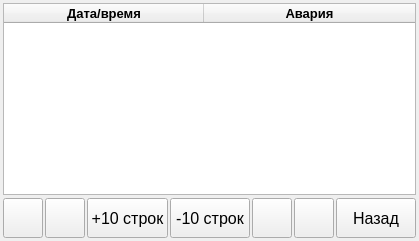
      <widget class="QWidget" name="pageAlarm">
       <property name="cursor">
        <cursorShape>BlankCursor</cursorShape>
       </property>
       <layout class="QVBoxLayout" name="verticalLayout_8">
        <property name="spacing">
         <number>3</number>
        </property>
        <property name="leftMargin">
         <number>3</number>
        </property>
        <property name="topMargin">
         <number>3</number>
        </property>
        <property name="rightMargin">
         <number>3</number>
        </property>
        <property name="bottomMargin">
         <number>3</number>
        </property>
        <item>
         <widget class="QTableWidget" name="twAlarm">
          <property name="font">
           <font>
            <pointsize>10</pointsize>
            <weight>75</weight>
            <bold>true</bold>
           </font>
          </property>
          <property name="cursor" stdset="0">
           <cursorShape>BlankCursor</cursorShape>
          </property>
          <property name="editTriggers">
           <set>QAbstractItemView::NoEditTriggers</set>
          </property>
          <property name="showDropIndicator" stdset="0">
           <bool>false</bool>
          </property>
          <property name="dragDropOverwriteMode">
           <bool>false</bool>
          </property>
          <property name="columnCount">
           <number>2</number>
          </property>
          <attribute name="horizontalHeaderDefaultSectionSize">
           <number>200</number>
          </attribute>
          <attribute name="horizontalHeaderStretchLastSection">
           <bool>true</bool>
          </attribute>
          <attribute name="verticalHeaderStretchLastSection">
           <bool>false</bool>
          </attribute>
          <column>
           <property name="text">
            <string>Дата/время</string>
           </property>
          </column>
          <column>
           <property name="text">
            <string>Авария</string>
           </property>
          </column>
         </widget>
        </item>
        <item>
         <layout class="QHBoxLayout" name="horizontalLayout_4">
          <property name="spacing">
           <number>2</number>
          </property>
          <item>
           <widget class="QPushButton" name="pbAlarmUp">
            <property name="sizePolicy">
             <sizepolicy hsizetype="Minimum" vsizetype="Fixed">
              <horstretch>0</horstretch>
              <verstretch>0</verstretch>
             </sizepolicy>
            </property>
            <property name="minimumSize">
             <size>
              <width>0</width>
              <height>40</height>
             </size>
            </property>
            <property name="cursor">
             <cursorShape>BlankCursor</cursorShape>
            </property>
            <property name="text">
             <string/>
            </property>
            <property name="icon">
             <iconset resource="resource.qrc">
              <normaloff>:/Images/arrow-up.png</normaloff>:/Images/arrow-up.png</iconset>
            </property>
            <property name="iconSize">
             <size>
              <width>36</width>
              <height>36</height>
             </size>
            </property>
           </widget>
          </item>
          <item>
           <widget class="QPushButton" name="pbAlarmDown">
            <property name="minimumSize">
             <size>
              <width>0</width>
              <height>40</height>
             </size>
            </property>
            <property name="cursor">
             <cursorShape>BlankCursor</cursorShape>
            </property>
            <property name="text">
             <string/>
            </property>
            <property name="icon">
             <iconset resource="resource.qrc">
              <normaloff>:/Images/arrow-down.png</normaloff>:/Images/arrow-down.png</iconset>
            </property>
            <property name="iconSize">
             <size>
              <width>36</width>
              <height>36</height>
             </size>
            </property>
           </widget>
          </item>
          <item>
           <widget class="QPushButton" name="pbAlarmDown10">
            <property name="minimumSize">
             <size>
              <width>0</width>
              <height>40</height>
             </size>
            </property>
            <property name="font">
             <font>
              <pointsize>12</pointsize>
             </font>
            </property>
            <property name="cursor">
             <cursorShape>BlankCursor</cursorShape>
            </property>
            <property name="text">
             <string>+10 строк</string>
            </property>
           </widget>
          </item>
          <item>
           <widget class="QPushButton" name="pbAlarmUp10">
            <property name="minimumSize">
             <size>
              <width>0</width>
              <height>40</height>
             </size>
            </property>
            <property name="font">
             <font>
              <pointsize>12</pointsize>
             </font>
            </property>
            <property name="cursor">
             <cursorShape>BlankCursor</cursorShape>
            </property>
            <property name="text">
             <string>-10 строк</string>
            </property>
           </widget>
          </item>
          <item>
           <widget class="QPushButton" name="pbAlarmBegin">
            <property name="minimumSize">
             <size>
              <width>0</width>
              <height>40</height>
             </size>
            </property>
            <property name="cursor">
             <cursorShape>BlankCursor</cursorShape>
            </property>
            <property name="text">
             <string/>
            </property>
            <property name="icon">
             <iconset resource="resource.qrc">
              <normaloff>:/Images/arrow-up-double.png</normaloff>:/Images/arrow-up-double.png</iconset>
            </property>
            <property name="iconSize">
             <size>
              <width>36</width>
              <height>36</height>
             </size>
            </property>
           </widget>
          </item>
          <item>
           <widget class="QPushButton" name="pbAlarmEnd">
            <property name="minimumSize">
             <size>
              <width>0</width>
              <height>40</height>
             </size>
            </property>
            <property name="cursor">
             <cursorShape>BlankCursor</cursorShape>
            </property>
            <property name="text">
             <string/>
            </property>
            <property name="icon">
             <iconset resource="resource.qrc">
              <normaloff>:/Images/arrow-down-double.png</normaloff>:/Images/arrow-down-double.png</iconset>
            </property>
            <property name="iconSize">
             <size>
              <width>36</width>
              <height>36</height>
             </size>
            </property>
           </widget>
          </item>
          <item>
           <widget class="QPushButton" name="pbBack">
            <property name="minimumSize">
             <size>
              <width>0</width>
              <height>40</height>
             </size>
            </property>
            <property name="font">
             <font>
              <pointsize>12</pointsize>
             </font>
            </property>
            <property name="cursor">
             <cursorShape>BlankCursor</cursorShape>
            </property>
            <property name="text">
             <string>Назад</string>
            </property>
           </widget>
          </item>
         </layout>
        </item>
       </layout>
      </widget>
